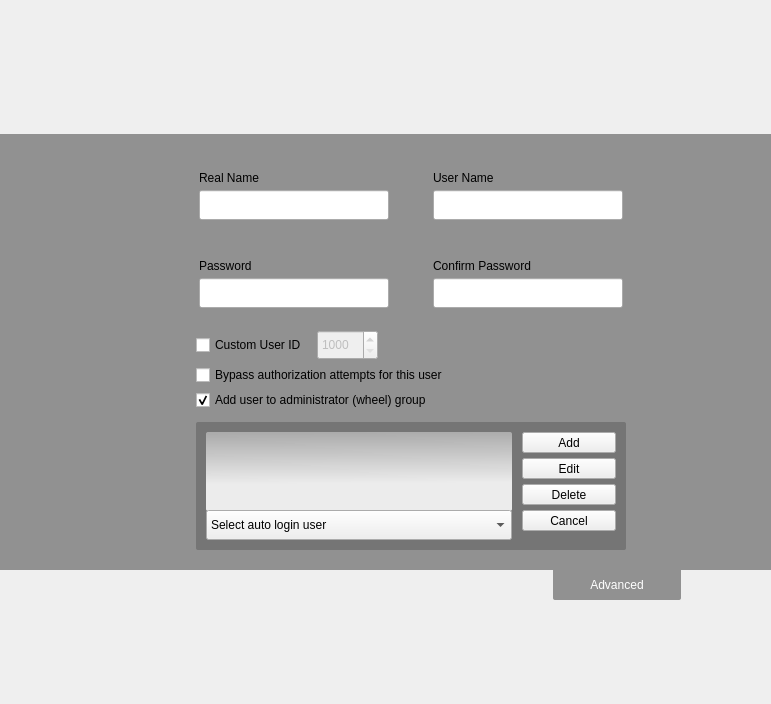
<?xml version="1.0" encoding="UTF-8"?>
<ui version="4.0">
 <class>SetupUsersWidget</class>
 <widget class="QWidget" name="SetupUsersWidget">
  <property name="geometry">
   <rect>
    <x>0</x>
    <y>0</y>
    <width>771</width>
    <height>704</height>
   </rect>
  </property>
  <property name="windowTitle">
   <string/>
  </property>
  <property name="styleSheet">
   <string notr="true">#groupBox { 
	border: 0px;
}

#groupBox_2 { 
	border-top: 0px solid rgba(255,255,255,30);
}

#groupBox_3 { 
	border-top: 0px solid rgba(255,255,255,30);
}


QListView {
       show-decoration-selected: 1; /* make the selection span the entire width of the view */
       color: #444444;
       background-color: qlineargradient(spread:pad, x1:0.5, y1:0, x2:0.516304, y2:0.653, stop:0 rgba(171, 171, 171, 255), stop:1 rgba(255, 255, 255, 220));
       border-radius: 2px;

	   font-weight: bold;
 }




</string>
  </property>
  <layout class="QVBoxLayout" name="verticalLayout_4">
   <property name="spacing">
    <number>0</number>
   </property>
   <property name="margin">
    <number>0</number>
   </property>
   <item>
    <spacer name="verticalSpacer_4">
     <property name="orientation">
      <enum>Qt::Vertical</enum>
     </property>
     <property name="sizeHint" stdset="0">
      <size>
       <width>20</width>
       <height>40</height>
      </size>
     </property>
    </spacer>
   </item>
   <item>
    <widget class="QFrame" name="frame_3">
     <property name="sizePolicy">
      <sizepolicy hsizetype="Expanding" vsizetype="Fixed">
       <horstretch>0</horstretch>
       <verstretch>0</verstretch>
      </sizepolicy>
     </property>
     <property name="minimumSize">
      <size>
       <width>0</width>
       <height>30</height>
      </size>
     </property>
     <property name="maximumSize">
      <size>
       <width>16777215</width>
       <height>30</height>
      </size>
     </property>
     <property name="styleSheet">
      <string notr="true">#frame_3{background-color: rgba(0,0,0,0)}</string>
     </property>
     <property name="frameShape">
      <enum>QFrame::NoFrame</enum>
     </property>
     <property name="frameShadow">
      <enum>QFrame::Raised</enum>
     </property>
     <layout class="QHBoxLayout" name="horizontalLayout_10">
      <property name="spacing">
       <number>30</number>
      </property>
      <item>
       <spacer name="horizontalSpacer_10">
        <property name="orientation">
         <enum>Qt::Horizontal</enum>
        </property>
        <property name="sizeHint" stdset="0">
         <size>
          <width>40</width>
          <height>20</height>
         </size>
        </property>
       </spacer>
      </item>
      <item>
       <spacer name="horizontalSpacer_13">
        <property name="orientation">
         <enum>Qt::Horizontal</enum>
        </property>
        <property name="sizeType">
         <enum>QSizePolicy::Fixed</enum>
        </property>
        <property name="sizeHint" stdset="0">
         <size>
          <width>110</width>
          <height>20</height>
         </size>
        </property>
       </spacer>
      </item>
      <item>
       <spacer name="horizontalSpacer_12">
        <property name="orientation">
         <enum>Qt::Horizontal</enum>
        </property>
        <property name="sizeHint" stdset="0">
         <size>
          <width>40</width>
          <height>20</height>
         </size>
        </property>
       </spacer>
      </item>
     </layout>
    </widget>
   </item>
   <item>
    <widget class="QFrame" name="frame">
     <property name="sizePolicy">
      <sizepolicy hsizetype="Expanding" vsizetype="Fixed">
       <horstretch>0</horstretch>
       <verstretch>0</verstretch>
      </sizepolicy>
     </property>
     <property name="minimumSize">
      <size>
       <width>600</width>
       <height>250</height>
      </size>
     </property>
     <property name="maximumSize">
      <size>
       <width>16777215</width>
       <height>16777215</height>
      </size>
     </property>
     <property name="styleSheet">
      <string notr="true">#frame{background-color: rgba(0,0,0,100)}</string>
     </property>
     <property name="frameShape">
      <enum>QFrame::NoFrame</enum>
     </property>
     <property name="frameShadow">
      <enum>QFrame::Raised</enum>
     </property>
     <layout class="QGridLayout" name="gridLayout">
      <property name="topMargin">
       <number>20</number>
      </property>
      <property name="bottomMargin">
       <number>20</number>
      </property>
      <property name="horizontalSpacing">
       <number>30</number>
      </property>
      <property name="verticalSpacing">
       <number>0</number>
      </property>
      <item row="1" column="0">
       <spacer name="horizontalSpacer">
        <property name="orientation">
         <enum>Qt::Horizontal</enum>
        </property>
        <property name="sizeHint" stdset="0">
         <size>
          <width>40</width>
          <height>20</height>
         </size>
        </property>
       </spacer>
      </item>
      <item row="1" column="3">
       <spacer name="horizontalSpacer_2">
        <property name="orientation">
         <enum>Qt::Horizontal</enum>
        </property>
        <property name="sizeHint" stdset="0">
         <size>
          <width>40</width>
          <height>20</height>
         </size>
        </property>
       </spacer>
      </item>
      <item row="1" column="1">
       <layout class="QVBoxLayout" name="verticalLayout">
        <property name="spacing">
         <number>0</number>
        </property>
        <property name="rightMargin">
         <number>0</number>
        </property>
        <item>
         <widget class="QLabel" name="label">
          <property name="sizePolicy">
           <sizepolicy hsizetype="Preferred" vsizetype="Fixed">
            <horstretch>0</horstretch>
            <verstretch>0</verstretch>
           </sizepolicy>
          </property>
          <property name="text">
           <string/>
          </property>
          <property name="pixmap">
           <pixmap>:/gui/pics/system-users.png</pixmap>
          </property>
         </widget>
        </item>
        <item>
         <spacer name="verticalSpacer_6">
          <property name="orientation">
           <enum>Qt::Vertical</enum>
          </property>
          <property name="sizeHint" stdset="0">
           <size>
            <width>20</width>
            <height>40</height>
           </size>
          </property>
         </spacer>
        </item>
       </layout>
      </item>
      <item row="0" column="2">
       <spacer name="verticalSpacer">
        <property name="orientation">
         <enum>Qt::Vertical</enum>
        </property>
        <property name="sizeHint" stdset="0">
         <size>
          <width>20</width>
          <height>0</height>
         </size>
        </property>
       </spacer>
      </item>
      <item row="2" column="2">
       <spacer name="verticalSpacer_5">
        <property name="orientation">
         <enum>Qt::Vertical</enum>
        </property>
        <property name="sizeHint" stdset="0">
         <size>
          <width>20</width>
          <height>0</height>
         </size>
        </property>
       </spacer>
      </item>
      <item row="1" column="2">
       <widget class="QFrame" name="formFrame">
        <property name="minimumSize">
         <size>
          <width>430</width>
          <height>0</height>
         </size>
        </property>
        <property name="maximumSize">
         <size>
          <width>430</width>
          <height>16777215</height>
         </size>
        </property>
        <property name="frameShape">
         <enum>QFrame::NoFrame</enum>
        </property>
        <property name="frameShadow">
         <enum>QFrame::Raised</enum>
        </property>
        <property name="lineWidth">
         <number>0</number>
        </property>
        <layout class="QVBoxLayout" name="verticalLayout_2">
         <property name="spacing">
          <number>8</number>
         </property>
         <property name="margin">
          <number>0</number>
         </property>
         <item>
          <widget class="QGroupBox" name="groupBox">
           <property name="minimumSize">
            <size>
             <width>330</width>
             <height>0</height>
            </size>
           </property>
           <property name="maximumSize">
            <size>
             <width>16777215</width>
             <height>16777215</height>
            </size>
           </property>
           <property name="styleSheet">
            <string notr="true"/>
           </property>
           <property name="title">
            <string/>
           </property>
           <property name="flat">
            <bool>true</bool>
           </property>
           <layout class="QGridLayout" name="gridLayout_4">
            <property name="leftMargin">
             <number>0</number>
            </property>
            <property name="rightMargin">
             <number>0</number>
            </property>
            <property name="horizontalSpacing">
             <number>15</number>
            </property>
            <property name="verticalSpacing">
             <number>5</number>
            </property>
            <item row="0" column="2">
             <widget class="QLabel" name="textLabel1_3">
              <property name="text">
               <string>User Name</string>
              </property>
              <property name="wordWrap">
               <bool>false</bool>
              </property>
             </widget>
            </item>
            <item row="0" column="0">
             <widget class="QLabel" name="textLabel1_4">
              <property name="text">
               <string>Real Name</string>
              </property>
              <property name="wordWrap">
               <bool>false</bool>
              </property>
             </widget>
            </item>
            <item row="1" column="0">
             <widget class="QLineEdit" name="realname">
              <property name="sizePolicy">
               <sizepolicy hsizetype="Fixed" vsizetype="Fixed">
                <horstretch>0</horstretch>
                <verstretch>0</verstretch>
               </sizepolicy>
              </property>
              <property name="minimumSize">
               <size>
                <width>190</width>
                <height>30</height>
               </size>
              </property>
              <property name="maximumSize">
               <size>
                <width>190</width>
                <height>30</height>
               </size>
              </property>
              <property name="styleSheet">
               <string notr="true"/>
              </property>
              <property name="frame">
               <bool>true</bool>
              </property>
              <property name="placeholderText">
               <string/>
              </property>
             </widget>
            </item>
            <item row="1" column="2">
             <widget class="QLineEdit" name="username">
              <property name="minimumSize">
               <size>
                <width>190</width>
                <height>30</height>
               </size>
              </property>
              <property name="maximumSize">
               <size>
                <width>190</width>
                <height>30</height>
               </size>
              </property>
              <property name="placeholderText">
               <string/>
              </property>
             </widget>
            </item>
            <item row="1" column="1">
             <widget class="QLabel" name="label_2">
              <property name="text">
               <string/>
              </property>
              <property name="pixmap">
               <pixmap>:/gui/pics/arrow-right.png</pixmap>
              </property>
             </widget>
            </item>
           </layout>
          </widget>
         </item>
         <item>
          <widget class="QGroupBox" name="groupBox_2">
           <property name="minimumSize">
            <size>
             <width>330</width>
             <height>0</height>
            </size>
           </property>
           <property name="maximumSize">
            <size>
             <width>16777215</width>
             <height>16777215</height>
            </size>
           </property>
           <property name="title">
            <string/>
           </property>
           <property name="flat">
            <bool>true</bool>
           </property>
           <layout class="QGridLayout" name="gridLayout_5">
            <property name="leftMargin">
             <number>0</number>
            </property>
            <property name="rightMargin">
             <number>0</number>
            </property>
            <property name="horizontalSpacing">
             <number>15</number>
            </property>
            <property name="verticalSpacing">
             <number>5</number>
            </property>
            <item row="0" column="0">
             <widget class="QLabel" name="textLabel1_2">
              <property name="text">
               <string>Password</string>
              </property>
              <property name="wordWrap">
               <bool>false</bool>
              </property>
             </widget>
            </item>
            <item row="0" column="2">
             <widget class="QLabel" name="textLabel1">
              <property name="text">
               <string>Confirm Password</string>
              </property>
              <property name="wordWrap">
               <bool>false</bool>
              </property>
             </widget>
            </item>
            <item row="1" column="0">
             <widget class="QLineEdit" name="pass1">
              <property name="minimumSize">
               <size>
                <width>190</width>
                <height>30</height>
               </size>
              </property>
              <property name="maximumSize">
               <size>
                <width>190</width>
                <height>30</height>
               </size>
              </property>
              <property name="styleSheet">
               <string notr="true"/>
              </property>
              <property name="echoMode">
               <enum>QLineEdit::Password</enum>
              </property>
              <property name="placeholderText">
               <string/>
              </property>
             </widget>
            </item>
            <item row="1" column="2">
             <widget class="QLineEdit" name="pass2">
              <property name="minimumSize">
               <size>
                <width>190</width>
                <height>30</height>
               </size>
              </property>
              <property name="maximumSize">
               <size>
                <width>190</width>
                <height>30</height>
               </size>
              </property>
              <property name="echoMode">
               <enum>QLineEdit::Password</enum>
              </property>
              <property name="placeholderText">
               <string/>
              </property>
             </widget>
            </item>
            <item row="1" column="1">
             <widget class="QLabel" name="label_3">
              <property name="text">
               <string/>
              </property>
              <property name="pixmap">
               <pixmap>:/gui/pics/arrow-right.png</pixmap>
              </property>
             </widget>
            </item>
           </layout>
          </widget>
         </item>
         <item>
          <widget class="QScrollArea" name="scrollArea">
           <property name="sizePolicy">
            <sizepolicy hsizetype="Expanding" vsizetype="Fixed">
             <horstretch>0</horstretch>
             <verstretch>0</verstretch>
            </sizepolicy>
           </property>
           <property name="styleSheet">
            <string notr="true">#scrollArea {background-color: rgba(0,0,0,0)}
#scrollAreaWidgetContents {background-color: rgba(0,0,0,0)}</string>
           </property>
           <property name="frameShape">
            <enum>QFrame::NoFrame</enum>
           </property>
           <property name="verticalScrollBarPolicy">
            <enum>Qt::ScrollBarAlwaysOff</enum>
           </property>
           <property name="horizontalScrollBarPolicy">
            <enum>Qt::ScrollBarAlwaysOff</enum>
           </property>
           <property name="widgetResizable">
            <bool>true</bool>
           </property>
           <widget class="QWidget" name="scrollAreaWidgetContents">
            <property name="geometry">
             <rect>
              <x>0</x>
              <y>0</y>
              <width>430</width>
              <height>220</height>
             </rect>
            </property>
            <layout class="QVBoxLayout" name="verticalLayout_9">
             <property name="spacing">
              <number>0</number>
             </property>
             <property name="margin">
              <number>0</number>
             </property>
             <item>
              <widget class="QFrame" name="frame_4">
               <property name="minimumSize">
                <size>
                 <width>0</width>
                 <height>220</height>
                </size>
               </property>
               <property name="maximumSize">
                <size>
                 <width>16777215</width>
                 <height>220</height>
                </size>
               </property>
               <property name="frameShape">
                <enum>QFrame::NoFrame</enum>
               </property>
               <property name="frameShadow">
                <enum>QFrame::Raised</enum>
               </property>
               <layout class="QVBoxLayout" name="verticalLayout_3">
                <property name="spacing">
                 <number>5</number>
                </property>
                <property name="margin">
                 <number>0</number>
                </property>
                <item>
                 <layout class="QHBoxLayout" name="horizontalLayout_2">
                  <property name="spacing">
                   <number>10</number>
                  </property>
                  <property name="topMargin">
                   <number>0</number>
                  </property>
                  <item>
                   <widget class="QCheckBox" name="userIDCheck">
                    <property name="sizePolicy">
                     <sizepolicy hsizetype="Fixed" vsizetype="Fixed">
                      <horstretch>0</horstretch>
                      <verstretch>0</verstretch>
                     </sizepolicy>
                    </property>
                    <property name="text">
                     <string>Custom User ID</string>
                    </property>
                   </widget>
                  </item>
                  <item>
                   <widget class="QSpinBox" name="userID">
                    <property name="enabled">
                     <bool>false</bool>
                    </property>
                    <property name="sizePolicy">
                     <sizepolicy hsizetype="Fixed" vsizetype="Fixed">
                      <horstretch>0</horstretch>
                      <verstretch>0</verstretch>
                     </sizepolicy>
                    </property>
                    <property name="minimumSize">
                     <size>
                      <width>0</width>
                      <height>30</height>
                     </size>
                    </property>
                    <property name="minimum">
                     <number>1000</number>
                    </property>
                    <property name="maximum">
                     <number>65000</number>
                    </property>
                   </widget>
                  </item>
                  <item>
                   <spacer name="horizontalSpacer_11">
                    <property name="orientation">
                     <enum>Qt::Horizontal</enum>
                    </property>
                    <property name="sizeHint" stdset="0">
                     <size>
                      <width>40</width>
                      <height>20</height>
                     </size>
                    </property>
                   </spacer>
                  </item>
                 </layout>
                </item>
                <item>
                 <widget class="QCheckBox" name="noPass">
                  <property name="sizePolicy">
                   <sizepolicy hsizetype="Fixed" vsizetype="Fixed">
                    <horstretch>0</horstretch>
                    <verstretch>0</verstretch>
                   </sizepolicy>
                  </property>
                  <property name="statusTip">
                   <string>Not recommended</string>
                  </property>
                  <property name="text">
                   <string>Bypass authorization attempts for this user</string>
                  </property>
                 </widget>
                </item>
                <item>
                 <widget class="QCheckBox" name="admin">
                  <property name="sizePolicy">
                   <sizepolicy hsizetype="Fixed" vsizetype="Fixed">
                    <horstretch>0</horstretch>
                    <verstretch>0</verstretch>
                   </sizepolicy>
                  </property>
                  <property name="text">
                   <string>Add user to administrator (wheel) group</string>
                  </property>
                  <property name="checked">
                   <bool>true</bool>
                  </property>
                 </widget>
                </item>
                <item>
                 <spacer name="verticalSpacer_7">
                  <property name="orientation">
                   <enum>Qt::Vertical</enum>
                  </property>
                  <property name="sizeType">
                   <enum>QSizePolicy::Fixed</enum>
                  </property>
                  <property name="sizeHint" stdset="0">
                   <size>
                    <width>20</width>
                    <height>7</height>
                   </size>
                  </property>
                 </spacer>
                </item>
                <item>
                 <widget class="QFrame" name="frame_5">
                  <property name="styleSheet">
                   <string notr="true">#frame_5{ 
	border:0px;
	background-color: rgba(0, 0, 0, 50);
	border-radius: 2px;
}</string>
                  </property>
                  <property name="frameShape">
                   <enum>QFrame::StyledPanel</enum>
                  </property>
                  <property name="frameShadow">
                   <enum>QFrame::Raised</enum>
                  </property>
                  <layout class="QVBoxLayout" name="verticalLayout_5">
                   <property name="spacing">
                    <number>0</number>
                   </property>
                   <property name="margin">
                    <number>10</number>
                   </property>
                   <item>
                    <layout class="QHBoxLayout" name="horizontalLayout_4">
                     <property name="spacing">
                      <number>10</number>
                     </property>
                     <property name="leftMargin">
                      <number>0</number>
                     </property>
                     <property name="topMargin">
                      <number>0</number>
                     </property>
                     <item>
                      <layout class="QVBoxLayout" name="verticalLayout_6">
                       <property name="spacing">
                        <number>0</number>
                       </property>
                       <property name="rightMargin">
                        <number>0</number>
                       </property>
                       <item>
                        <widget class="QListWidget" name="userList">
                         <property name="sizePolicy">
                          <sizepolicy hsizetype="Expanding" vsizetype="Fixed">
                           <horstretch>0</horstretch>
                           <verstretch>0</verstretch>
                          </sizepolicy>
                         </property>
                         <property name="minimumSize">
                          <size>
                           <width>300</width>
                           <height>79</height>
                          </size>
                         </property>
                         <property name="maximumSize">
                          <size>
                           <width>16777215</width>
                           <height>79</height>
                          </size>
                         </property>
                         <property name="frameShape">
                          <enum>QFrame::StyledPanel</enum>
                         </property>
                         <property name="frameShadow">
                          <enum>QFrame::Plain</enum>
                         </property>
                         <property name="alternatingRowColors">
                          <bool>false</bool>
                         </property>
                         <property name="iconSize">
                          <size>
                           <width>32</width>
                           <height>32</height>
                          </size>
                         </property>
                         <property name="currentRow">
                          <number>-1</number>
                         </property>
                        </widget>
                       </item>
                       <item>
                        <spacer name="verticalSpacer_20">
                         <property name="orientation">
                          <enum>Qt::Vertical</enum>
                         </property>
                         <property name="sizeHint" stdset="0">
                          <size>
                           <width>20</width>
                           <height>10</height>
                          </size>
                         </property>
                        </spacer>
                       </item>
                       <item>
                        <widget class="QComboBox" name="autoLogin">
                         <property name="sizePolicy">
                          <sizepolicy hsizetype="Expanding" vsizetype="Fixed">
                           <horstretch>0</horstretch>
                           <verstretch>0</verstretch>
                          </sizepolicy>
                         </property>
                         <property name="minimumSize">
                          <size>
                           <width>300</width>
                           <height>30</height>
                          </size>
                         </property>
                         <property name="maximumSize">
                          <size>
                           <width>16777215</width>
                           <height>16777215</height>
                          </size>
                         </property>
                         <property name="minimumContentsLength">
                          <number>22</number>
                         </property>
                         <item>
                          <property name="text">
                           <string>Select auto login user</string>
                          </property>
                         </item>
                        </widget>
                       </item>
                       <item>
                        <spacer name="verticalSpacer_17">
                         <property name="orientation">
                          <enum>Qt::Vertical</enum>
                         </property>
                         <property name="sizeHint" stdset="0">
                          <size>
                           <width>20</width>
                           <height>0</height>
                          </size>
                         </property>
                        </spacer>
                       </item>
                      </layout>
                     </item>
                     <item>
                      <widget class="QFrame" name="userOperationsLayout">
                       <property name="sizePolicy">
                        <sizepolicy hsizetype="Preferred" vsizetype="Expanding">
                         <horstretch>0</horstretch>
                         <verstretch>0</verstretch>
                        </sizepolicy>
                       </property>
                       <property name="minimumSize">
                        <size>
                         <width>0</width>
                         <height>0</height>
                        </size>
                       </property>
                       <property name="maximumSize">
                        <size>
                         <width>94</width>
                         <height>16777215</height>
                        </size>
                       </property>
                       <property name="frameShape">
                        <enum>QFrame::NoFrame</enum>
                       </property>
                       <property name="frameShadow">
                        <enum>QFrame::Raised</enum>
                       </property>
                       <layout class="QHBoxLayout" name="horizontalLayout">
                        <property name="spacing">
                         <number>0</number>
                        </property>
                        <property name="margin">
                         <number>0</number>
                        </property>
                        <item>
                         <layout class="QVBoxLayout" name="verticalLayout_10">
                          <property name="spacing">
                           <number>5</number>
                          </property>
                          <property name="leftMargin">
                           <number>0</number>
                          </property>
                          <item>
                           <widget class="QToolButton" name="createButton">
                            <property name="sizePolicy">
                             <sizepolicy hsizetype="Expanding" vsizetype="Fixed">
                              <horstretch>0</horstretch>
                              <verstretch>0</verstretch>
                             </sizepolicy>
                            </property>
                            <property name="maximumSize">
                             <size>
                              <width>16777215</width>
                              <height>16777215</height>
                             </size>
                            </property>
                            <property name="text">
                             <string>Add</string>
                            </property>
                            <property name="icon">
                             <iconset>
                              <normaloff>:/gui/pics/user-group-new.png</normaloff>:/gui/pics/user-group-new.png</iconset>
                            </property>
                            <property name="popupMode">
                             <enum>QToolButton::DelayedPopup</enum>
                            </property>
                            <property name="toolButtonStyle">
                             <enum>Qt::ToolButtonTextBesideIcon</enum>
                            </property>
                            <property name="autoRaise">
                             <bool>false</bool>
                            </property>
                           </widget>
                          </item>
                          <item>
                           <widget class="QToolButton" name="editButton">
                            <property name="sizePolicy">
                             <sizepolicy hsizetype="Expanding" vsizetype="Fixed">
                              <horstretch>0</horstretch>
                              <verstretch>0</verstretch>
                             </sizepolicy>
                            </property>
                            <property name="maximumSize">
                             <size>
                              <width>16777215</width>
                              <height>16777215</height>
                             </size>
                            </property>
                            <property name="text">
                             <string>Edit</string>
                            </property>
                            <property name="icon">
                             <iconset>
                              <normaloff>:/gui/pics/user-group-properties.png</normaloff>:/gui/pics/user-group-properties.png</iconset>
                            </property>
                            <property name="toolButtonStyle">
                             <enum>Qt::ToolButtonTextBesideIcon</enum>
                            </property>
                           </widget>
                          </item>
                          <item>
                           <widget class="QToolButton" name="deleteButton">
                            <property name="sizePolicy">
                             <sizepolicy hsizetype="Expanding" vsizetype="Fixed">
                              <horstretch>0</horstretch>
                              <verstretch>0</verstretch>
                             </sizepolicy>
                            </property>
                            <property name="maximumSize">
                             <size>
                              <width>16777215</width>
                              <height>16777215</height>
                             </size>
                            </property>
                            <property name="text">
                             <string>Delete</string>
                            </property>
                            <property name="icon">
                             <iconset>
                              <normaloff>:/gui/pics/user-group-delete.png</normaloff>:/gui/pics/user-group-delete.png</iconset>
                            </property>
                            <property name="popupMode">
                             <enum>QToolButton::DelayedPopup</enum>
                            </property>
                            <property name="toolButtonStyle">
                             <enum>Qt::ToolButtonTextBesideIcon</enum>
                            </property>
                            <property name="autoRaise">
                             <bool>false</bool>
                            </property>
                           </widget>
                          </item>
                          <item>
                           <widget class="QToolButton" name="cancelButton">
                            <property name="sizePolicy">
                             <sizepolicy hsizetype="Expanding" vsizetype="Fixed">
                              <horstretch>0</horstretch>
                              <verstretch>0</verstretch>
                             </sizepolicy>
                            </property>
                            <property name="maximumSize">
                             <size>
                              <width>16777215</width>
                              <height>16777215</height>
                             </size>
                            </property>
                            <property name="text">
                             <string>Cancel</string>
                            </property>
                            <property name="icon">
                             <iconset>
                              <normaloff>:/gui/pics/dialog-cancel.png</normaloff>:/gui/pics/dialog-cancel.png</iconset>
                            </property>
                            <property name="toolButtonStyle">
                             <enum>Qt::ToolButtonTextBesideIcon</enum>
                            </property>
                           </widget>
                          </item>
                          <item>
                           <spacer name="verticalSpacer_19">
                            <property name="orientation">
                             <enum>Qt::Vertical</enum>
                            </property>
                            <property name="sizeHint" stdset="0">
                             <size>
                              <width>20</width>
                              <height>0</height>
                             </size>
                            </property>
                           </spacer>
                          </item>
                         </layout>
                        </item>
                       </layout>
                      </widget>
                     </item>
                    </layout>
                   </item>
                  </layout>
                 </widget>
                </item>
               </layout>
              </widget>
             </item>
            </layout>
           </widget>
          </widget>
         </item>
         <item>
          <spacer name="verticalSpacer_2">
           <property name="orientation">
            <enum>Qt::Vertical</enum>
           </property>
           <property name="sizeHint" stdset="0">
            <size>
             <width>20</width>
             <height>0</height>
            </size>
           </property>
          </spacer>
         </item>
        </layout>
       </widget>
      </item>
     </layout>
    </widget>
   </item>
   <item>
    <widget class="QFrame" name="frame_2">
     <property name="sizePolicy">
      <sizepolicy hsizetype="Expanding" vsizetype="Fixed">
       <horstretch>0</horstretch>
       <verstretch>0</verstretch>
      </sizepolicy>
     </property>
     <property name="minimumSize">
      <size>
       <width>0</width>
       <height>30</height>
      </size>
     </property>
     <property name="maximumSize">
      <size>
       <width>16777215</width>
       <height>30</height>
      </size>
     </property>
     <property name="styleSheet">
      <string notr="true">#frame_2{background-color: rgba(0,0,0,0)}</string>
     </property>
     <property name="frameShape">
      <enum>QFrame::NoFrame</enum>
     </property>
     <property name="frameShadow">
      <enum>QFrame::Raised</enum>
     </property>
     <layout class="QHBoxLayout" name="horizontalLayout_9">
      <property name="spacing">
       <number>0</number>
      </property>
      <property name="margin">
       <number>0</number>
      </property>
      <item>
       <spacer name="horizontalSpacer_8">
        <property name="orientation">
         <enum>Qt::Horizontal</enum>
        </property>
        <property name="sizeHint" stdset="0">
         <size>
          <width>40</width>
          <height>20</height>
         </size>
        </property>
       </spacer>
      </item>
      <item>
       <spacer name="horizontalSpacer_9">
        <property name="orientation">
         <enum>Qt::Horizontal</enum>
        </property>
        <property name="sizeType">
         <enum>QSizePolicy::Fixed</enum>
        </property>
        <property name="sizeHint" stdset="0">
         <size>
          <width>462</width>
          <height>20</height>
         </size>
        </property>
       </spacer>
      </item>
      <item>
       <widget class="QPushButton" name="addMoreUsers">
        <property name="sizePolicy">
         <sizepolicy hsizetype="Fixed" vsizetype="Fixed">
          <horstretch>0</horstretch>
          <verstretch>0</verstretch>
         </sizepolicy>
        </property>
        <property name="minimumSize">
         <size>
          <width>128</width>
          <height>30</height>
         </size>
        </property>
        <property name="maximumSize">
         <size>
          <width>128</width>
          <height>30</height>
         </size>
        </property>
        <property name="cursor">
         <cursorShape>PointingHandCursor</cursorShape>
        </property>
        <property name="styleSheet">
         <string notr="true">QPushButton{
	padding: 3px 10px 3px 10px;
	color: white;
	border:0px;
	background-color: rgba(0, 0, 0, 100);
	border-radius: 0px;
	border-bottom-left-radius: 2px;
	border-bottom-right-radius: 2px;
}</string>
        </property>
        <property name="text">
         <string>Advanced</string>
        </property>
        <property name="icon">
         <iconset>
          <normaloff>:/gui/pics/expand.png</normaloff>:/gui/pics/expand.png</iconset>
        </property>
        <property name="checkable">
         <bool>true</bool>
        </property>
        <property name="flat">
         <bool>true</bool>
        </property>
       </widget>
      </item>
      <item>
       <spacer name="horizontalSpacer_7">
        <property name="orientation">
         <enum>Qt::Horizontal</enum>
        </property>
        <property name="sizeHint" stdset="0">
         <size>
          <width>40</width>
          <height>20</height>
         </size>
        </property>
       </spacer>
      </item>
     </layout>
    </widget>
   </item>
   <item>
    <spacer name="verticalSpacer_3">
     <property name="orientation">
      <enum>Qt::Vertical</enum>
     </property>
     <property name="sizeHint" stdset="0">
      <size>
       <width>20</width>
       <height>40</height>
      </size>
     </property>
    </spacer>
   </item>
  </layout>
 </widget>
 <layoutdefault spacing="6" margin="11"/>
 <pixmapfunction>qPixmapFromMimeSource</pixmapfunction>
 <resources>
  <include location="../../../../yali-theme-pardus/data.qrc"/>
 </resources>
 <connections/>
</ui>
